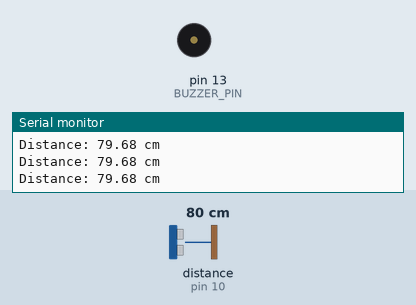
This sketch was run on a simulated Arduino Uno, built with avr-gcc and run on an emulated ATmega328P. Shown: buzzer (waves = sounding, pin HIGH), the last lines printed to the serial monitor. Wiring (inferred from the names in the program): ultrasonic range finder: trigger pin 9; echo pin 10. The inputs (shaded band) are chosen by the test bench; at power-on: distance to the obstacle (sensor on pin 10) 80 cm. The echo pulse lasts 58.3 µs per cm; pins used as bus, display or sensor lines are not drawn.

Above: at 1.2 s.
1.3 s: distance to the obstacle (sensor on pin 10) set to 54 cm
4.3 s: distance to the obstacle (sensor on pin 10) set to 45 cm
At 5.45 s:
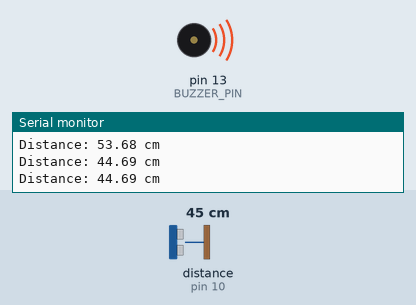
7.3 s: distance to the obstacle (sensor on pin 10) set to 60 cm
At 8.2 s:
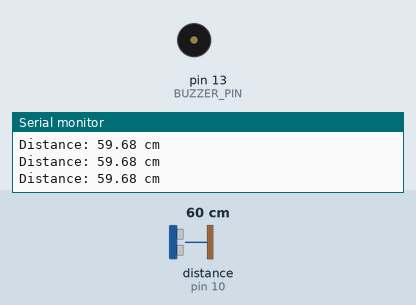
8.8 s: distance to the obstacle (sensor on pin 10) set to 2 cm
At 9.4 s:
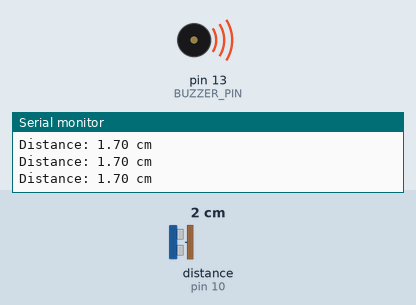
Timing chart, 0 to 11.3 s (numbered marks = the images above; inputs shaded):
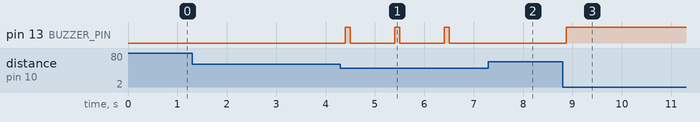

Measured:
- the behaviour switches between 51 and 50 cm on distance to the obstacle (sensor on pin 10) (found by bisection; images 0 and 1)
- after the input at 4.3 s, pin 13 (BUZZER_PIN): alternates HIGH for 0.10 s and LOW for 0.90 s, starting after 0.10 s
- after the input at 7.3 s, pin 13 (BUZZER_PIN): stops changing and stays LOW
- after the input at 8.8 s, pin 13 (BUZZER_PIN): LOW → HIGH after 0.07 s

The sketch:

Sensor_ParkingSensor_Ultrasonic.ino
```cpp
#define TRIG_PIN 9
#define ECHO_PIN 10
#define BUZZER_PIN 13

void setup() {
  Serial.begin(9600);

  pinMode(TRIG_PIN, OUTPUT);
  pinMode(ECHO_PIN, INPUT);
  pinMode(BUZZER_PIN, OUTPUT);

  Serial.println("Ultrasonic Distance Monitor Started");
}

void loop() {

  digitalWrite(TRIG_PIN, LOW);
  delayMicroseconds(2);

  digitalWrite(TRIG_PIN, HIGH);
  delayMicroseconds(10);

  digitalWrite(TRIG_PIN, LOW);

  long duration = pulseIn(ECHO_PIN, HIGH);

  float distance = duration * 0.0343 / 2;

  Serial.print("Distance: ");
  Serial.print(distance);
  Serial.println(" cm");

  if (distance > 50) {
    digitalWrite(BUZZER_PIN, LOW);
    delay(100);
  }
  else if (distance > 30) {

    digitalWrite(BUZZER_PIN, HIGH);
    delay(100);
    digitalWrite(BUZZER_PIN, LOW);
    delay(900);

  }
  else if (distance > 15) {

    digitalWrite(BUZZER_PIN, HIGH);
    delay(100);
    digitalWrite(BUZZER_PIN, LOW);
    delay(400);

  }
  else if (distance > 5) {

    digitalWrite(BUZZER_PIN, HIGH);
    delay(100);
    digitalWrite(BUZZER_PIN, LOW);
    delay(100);

  }
  else {

    digitalWrite(BUZZER_PIN, HIGH);

  }
}
```
